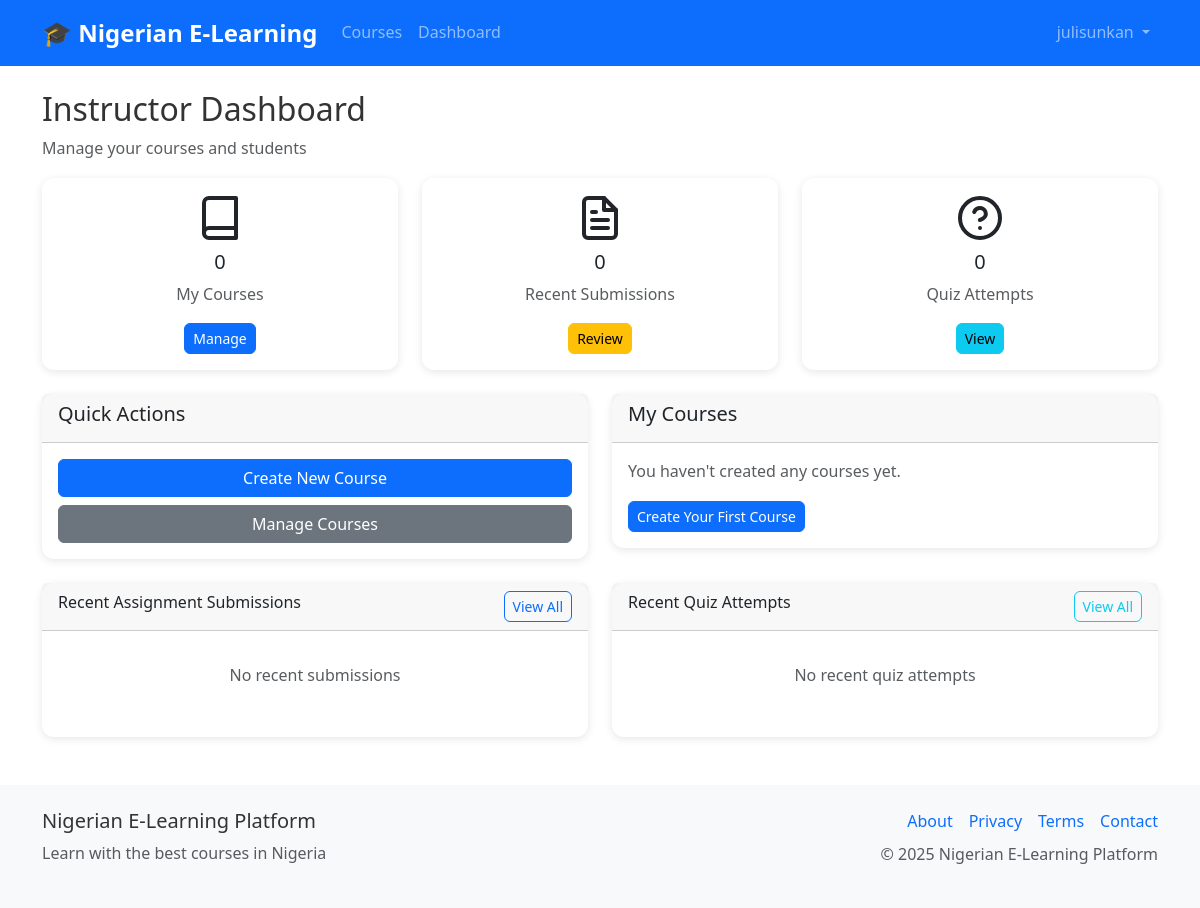
/dashboard (signed in), run on an earlier commit of the app's database.
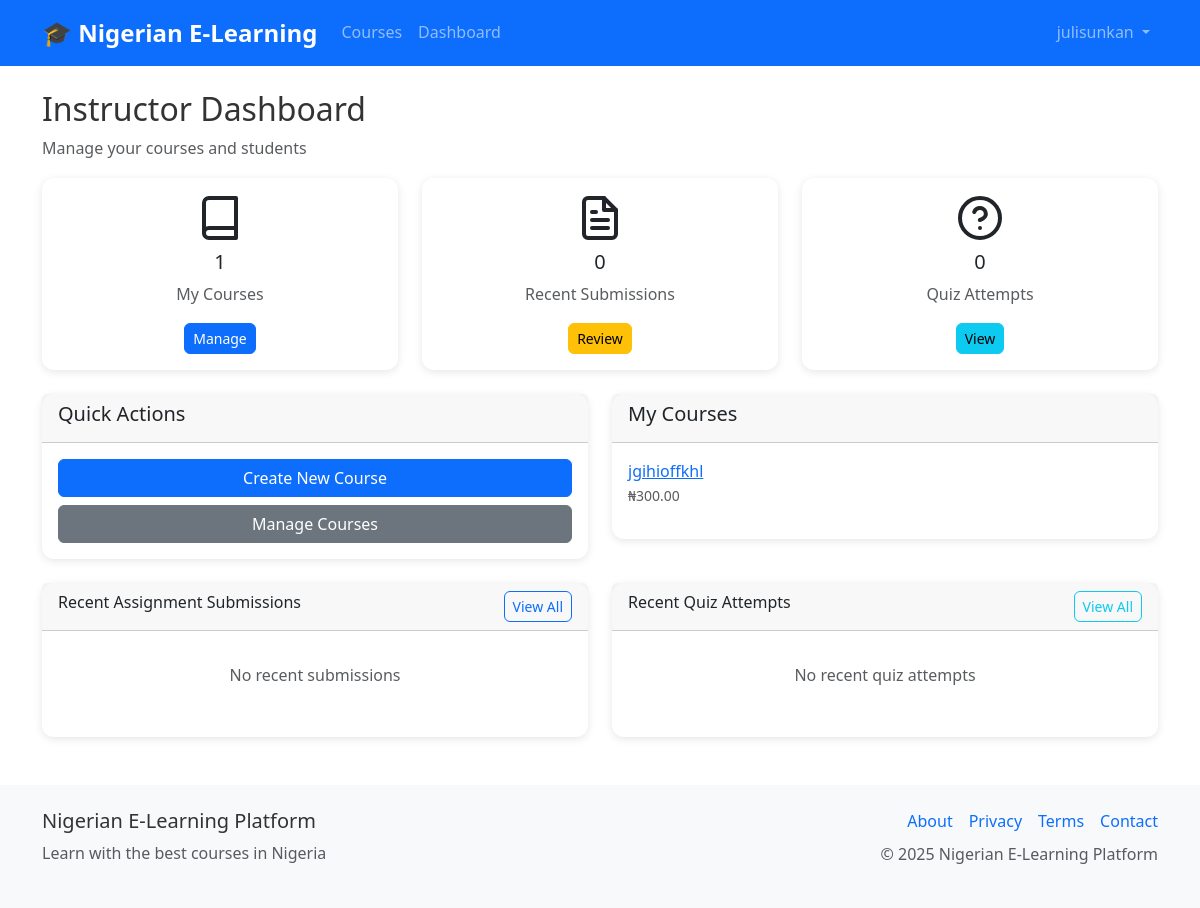
And on a later commit of the database.
### models.py (models this page shows, shortened)
class Course(db.Model):
    id = db.Column(db.Integer, primary_key=True)
    title = db.Column(db.String(200), nullable=False)
    description = db.Column(db.Text)
    price = db.Column(db.Float, nullable=False, default=0.0)
    instructor_id = db.Column(db.Integer, db.ForeignKey('user.id'), nullable=False)
    is_active = db.Column(db.Boolean, default=True)
    approval_status = db.Column(db.String(20), default='pending')  # pending, approved, rejected
    approved_by = db.Column(db.Integer, db.ForeignKey('user.id'))  # admin who approved
    approved_at = db.Column(db.DateTime)
    rejection_reason = db.Column(db.Text)
    min_credits_for_certificate = db.Column(db.Integer, default=70)  # Minimum credits needed for certificate
    total_available_credits = db.Column(db.Integer, default=100)     # Total credits available in course
    created_at = db.Column(db.DateTime, default=datetime.utcnow)
    updated_at = db.Column(db.DateTime, default=datetime.utcnow, onupdate=datetime.utcnow)
    lessons = db.relationship('Lesson', backref='course', lazy='dynamic', cascade='all, delete-orphan')
    enrollments = db.relationship('Enrollment', backref='course', lazy='dynamic', cascade='all, delete-orphan')
    quizzes = db.relationship('Quiz', backref='course', lazy='dynamic', cascade='all, delete-orphan')
    assignments = db.relationship('Assignment', backref='course', lazy='dynamic', cascade='all, delete-orphan')
    course_credits = db.relationship('CourseCredit', backref='course', lazy='dynamic', cascade='all, delete-orphan')
    course_vouchers = db.relationship('Voucher', foreign_keys='Voucher.course_id', backref='course', lazy='dynamic', cascade='all, delete-orphan')

### routes.py (the view)
@app.route('/dashboard')
@login_required
def dashboard():
    if current_user.role == 'admin':
        vouchers = Voucher.query.order_by(Voucher.created_at.desc()).all()
        users = User.query.all()
        return render_template('dashboard/admin.html', vouchers=vouchers, User=User)
    elif current_user.role in ['instructor', 'tutor']:
        instructor_courses = Course.query.filter_by(instructor_id=current_user.id).all()
        recent_submissions = AssignmentSubmission.query.join(Assignment).join(Course).filter(
            Course.instructor_id == current_user.id
        ).order_by(AssignmentSubmission.submitted_at.desc()).limit(10).all()
        recent_quiz_attempts = QuizAttempt.query.join(Quiz).join(Course).filter(
            Course.instructor_id == current_user.id
        ).order_by(QuizAttempt.completed_at.desc()).limit(10).all()
        return render_template('dashboard/instructor.html',
                             courses=instructor_courses,
                             recent_submissions=recent_submissions,
                             recent_quiz_attempts=recent_quiz_attempts)
    else:
        return render_template('dashboard/student.html')

### app.py (called while the page is built)
@login_manager.user_loader
def load_user(user_id):
    from models import User
    return User.query.get(int(user_id))

### routes.py (called while the page is built)
@app.context_processor
def inject_settings():
    settings = SystemSettings.query.first()
    return dict(settings=settings)

### templates/dashboard/instructor.html (shortened to what the changed rows need)
{% extends "base.html" %}
{% block content %}
<div class="row">
    <div class="col-12">
        <h2>Instructor Dashboard</h2>
    </div>
</div>
<div class="row">
    <div class="col-md-4 mb-4">
        <div class="card text-center">
            <div class="card-body">
                <i data-feather="book" class="mb-2" style="width: 48px; height: 48px;"></i>
                <h5>{{ courses|length }}</h5>
                <p class="text-muted">My Courses</p>
                <a href="{{ url_for('manage_courses') }}" class="btn btn-primary btn-sm">Manage</a>
            </div>
        </div>
    </div>
</div>
<div class="row">
    <div class="col-md-6">
        <div class="card">
            <div class="card-body">
                {% if courses %}
                <ul class="list-unstyled">
                    {% for course in courses[:5] %}
                    <li class="mb-2">
                        <a href="{{ url_for('course_detail', course_id=course.id) }}">{{ course.title }}</a>
                        <small class="text-muted d-block">₦{{ "{:,.2f}".format(course.price) }}</small>
                    </li>
                    {% endfor %}
                </ul>
                {% else %}
                <p class="text-muted">You haven't created any courses yet.</p>
                <a href="{{ url_for('create_course') }}" class="btn btn-primary btn-sm">Create Your First Course</a>
                {% endif %}
            </div>
        </div>
    </div>
</div>
{% endblock %}

What changed in the data, as far as the page shows it:
added Course: title "jgihioffkhl", price "300.00"
Also different on the page:
{{ courses|length }}: "0" → "1"
text no longer shown: "You haven't created any courses yet. Create Your First Course"
